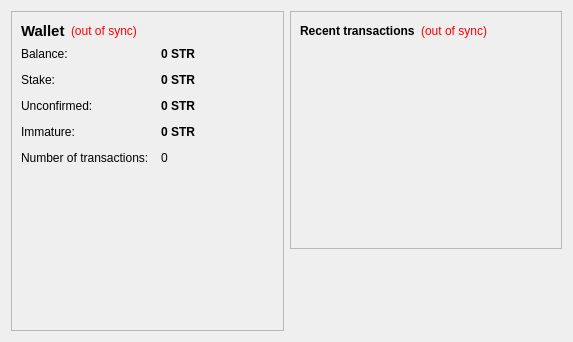
<?xml version="1.0" encoding="UTF-8"?>
<ui version="4.0">
 <class>OverviewPage</class>
 <widget class="QWidget" name="OverviewPage">
  <property name="geometry">
   <rect>
    <x>0</x>
    <y>0</y>
    <width>573</width>
    <height>342</height>
   </rect>
  </property>
  <property name="windowTitle">
   <string>Form</string>
  </property>
  <layout class="QHBoxLayout" name="horizontalLayout" stretch="1,1">
   <item>
    <layout class="QVBoxLayout" name="verticalLayout_2">
     <item>
      <widget class="QFrame" name="frame">
       <property name="frameShape">
        <enum>QFrame::StyledPanel</enum>
       </property>
       <property name="frameShadow">
        <enum>QFrame::Raised</enum>
       </property>
       <layout class="QVBoxLayout" name="verticalLayout_4">
        <item>
         <layout class="QHBoxLayout" name="horizontalLayout_4">
          <item>
           <widget class="QLabel" name="label_5">
            <property name="font">
             <font>
              <pointsize>11</pointsize>
              <weight>75</weight>
              <bold>true</bold>
             </font>
            </property>
            <property name="text">
             <string>Wallet</string>
            </property>
           </widget>
          </item>
          <item>
           <widget class="QLabel" name="labelWalletStatus">
            <property name="toolTip">
             <string>The displayed information may be out of date. Your wallet automatically synchronizes with the CoinConnect network after a connection is established, but this process has not completed yet.</string>
            </property>
            <property name="styleSheet">
             <string notr="true">QLabel { color: red; }</string>
            </property>
            <property name="text">
             <string notr="true">(out of sync)</string>
            </property>
            <property name="alignment">
             <set>Qt::AlignLeading|Qt::AlignLeft|Qt::AlignVCenter</set>
            </property>
           </widget>
          </item>
          <item>
           <spacer name="horizontalSpacer_2">
            <property name="orientation">
             <enum>Qt::Horizontal</enum>
            </property>
            <property name="sizeHint" stdset="0">
             <size>
              <width>40</width>
              <height>20</height>
             </size>
            </property>
           </spacer>
          </item>
         </layout>
        </item>
        <item>
         <layout class="QFormLayout" name="formLayout_2">
          <property name="fieldGrowthPolicy">
           <enum>QFormLayout::AllNonFixedFieldsGrow</enum>
          </property>
          <property name="horizontalSpacing">
           <number>12</number>
          </property>
          <property name="verticalSpacing">
           <number>12</number>
          </property>
          <item row="0" column="0">
           <widget class="QLabel" name="label">
            <property name="text">
             <string>Balance:</string>
            </property>
           </widget>
          </item>
          <item row="0" column="1">
           <widget class="QLabel" name="labelBalance">
            <property name="font">
             <font>
              <weight>75</weight>
              <bold>true</bold>
             </font>
            </property>
            <property name="cursor">
             <cursorShape>IBeamCursor</cursorShape>
            </property>
            <property name="toolTip">
             <string>Your current balance</string>
            </property>
            <property name="text">
             <string notr="true">0 STR</string>
            </property>
            <property name="textInteractionFlags">
             <set>Qt::LinksAccessibleByMouse|Qt::TextSelectableByKeyboard|Qt::TextSelectableByMouse</set>
            </property>
           </widget>
          </item>
          <item row="1" column="0">
           <widget class="QLabel" name="label_6">
            <property name="text">
             <string>Stake:</string>
            </property>
           </widget>
          </item>
          <item row="1" column="1">
           <widget class="QLabel" name="labelStake">
            <property name="font">
             <font>
              <weight>75</weight>
              <bold>true</bold>
             </font>
            </property>
            <property name="cursor">
             <cursorShape>IBeamCursor</cursorShape>
            </property>
            <property name="toolTip">
             <string>Total of coins that was staked, and do not yet count toward the current balance</string>
            </property>
            <property name="text">
             <string notr="true">0 STR</string>
            </property>
            <property name="textInteractionFlags">
             <set>Qt::LinksAccessibleByMouse|Qt::TextSelectableByKeyboard|Qt::TextSelectableByMouse</set>
            </property>
           </widget>
          </item>
          <item row="2" column="0">
           <widget class="QLabel" name="label_3">
            <property name="text">
             <string>Unconfirmed:</string>
            </property>
           </widget>
          </item>
          <item row="2" column="1">
           <widget class="QLabel" name="labelUnconfirmed">
            <property name="font">
             <font>
              <weight>75</weight>
              <bold>true</bold>
             </font>
            </property>
            <property name="cursor">
             <cursorShape>IBeamCursor</cursorShape>
            </property>
            <property name="toolTip">
             <string>Total of transactions that have yet to be confirmed, and do not yet count toward the current balance</string>
            </property>
            <property name="text">
             <string notr="true">0 STR</string>
            </property>
            <property name="textInteractionFlags">
             <set>Qt::LinksAccessibleByMouse|Qt::TextSelectableByKeyboard|Qt::TextSelectableByMouse</set>
            </property>
           </widget>
          </item>
          <item row="3" column="0">
           <widget class="QLabel" name="labelImmatureText">
            <property name="text">
             <string>Immature:</string>
            </property>
           </widget>
          </item>
          <item row="3" column="1">
           <widget class="QLabel" name="labelImmature">
            <property name="font">
             <font>
              <weight>75</weight>
              <bold>true</bold>
             </font>
            </property>
            <property name="toolTip">
             <string>Mined balance that has not yet matured</string>
            </property>
            <property name="text">
             <string notr="true">0 STR</string>
            </property>
            <property name="textInteractionFlags">
             <set>Qt::LinksAccessibleByMouse|Qt::TextSelectableByKeyboard|Qt::TextSelectableByMouse</set>
            </property>
           </widget>
          </item>
          <item row="4" column="0">
           <widget class="QLabel" name="label_2">
            <property name="text">
             <string>Number of transactions:</string>
            </property>
           </widget>
          </item>
          <item row="4" column="1">
           <widget class="QLabel" name="labelNumTransactions">
            <property name="toolTip">
             <string>Total number of transactions in wallet</string>
            </property>
            <property name="text">
             <string notr="true">0</string>
            </property>
           </widget>
          </item>
         </layout>
        </item>
        <item>
         <spacer name="verticalSpacer">
          <property name="orientation">
           <enum>Qt::Vertical</enum>
          </property>
          <property name="sizeHint" stdset="0">
           <size>
            <width>20</width>
            <height>40</height>
           </size>
          </property>
         </spacer>
        </item>
        <item>
         <widget class="QLabel" name="label_7">
          <property name="text">
           <string/>
          </property>
          <property name="pixmap">
           <pixmap resource="../bitcoin.qrc">:/images/walletbg</pixmap>
          </property>
         </widget>
        </item>
       </layout>
      </widget>
     </item>
    </layout>
   </item>
   <item>
    <layout class="QVBoxLayout" name="verticalLayout_3">
     <item>
      <widget class="QFrame" name="frame_2">
       <property name="frameShape">
        <enum>QFrame::StyledPanel</enum>
       </property>
       <property name="frameShadow">
        <enum>QFrame::Raised</enum>
       </property>
       <layout class="QVBoxLayout" name="verticalLayout">
        <item>
         <layout class="QHBoxLayout" name="horizontalLayout_2">
          <item>
           <widget class="QLabel" name="label_4">
            <property name="text">
             <string>&lt;b&gt;Recent transactions&lt;/b&gt;</string>
            </property>
           </widget>
          </item>
          <item>
           <widget class="QLabel" name="labelTransactionsStatus">
            <property name="toolTip">
             <string>The displayed information may be out of date. Your wallet automatically synchronizes with the CoinConnect network after a connection is established, but this process has not completed yet.</string>
            </property>
            <property name="styleSheet">
             <string notr="true">QLabel { color: red; }</string>
            </property>
            <property name="text">
             <string notr="true">(out of sync)</string>
            </property>
            <property name="alignment">
             <set>Qt::AlignRight|Qt::AlignTrailing|Qt::AlignVCenter</set>
            </property>
           </widget>
          </item>
          <item>
           <spacer name="horizontalSpacer">
            <property name="orientation">
             <enum>Qt::Horizontal</enum>
            </property>
            <property name="sizeHint" stdset="0">
             <size>
              <width>40</width>
              <height>20</height>
             </size>
            </property>
           </spacer>
          </item>
         </layout>
        </item>
        <item>
         <widget class="QListView" name="listTransactions">
          <property name="styleSheet">
           <string notr="true">QListView { background: transparent; }</string>
          </property>
          <property name="frameShape">
           <enum>QFrame::NoFrame</enum>
          </property>
          <property name="verticalScrollBarPolicy">
           <enum>Qt::ScrollBarAlwaysOff</enum>
          </property>
          <property name="horizontalScrollBarPolicy">
           <enum>Qt::ScrollBarAlwaysOff</enum>
          </property>
          <property name="selectionMode">
           <enum>QAbstractItemView::NoSelection</enum>
          </property>
         </widget>
        </item>
       </layout>
      </widget>
     </item>
     <item>
      <spacer name="verticalSpacer_2">
       <property name="orientation">
        <enum>Qt::Vertical</enum>
       </property>
       <property name="sizeHint" stdset="0">
        <size>
         <width>20</width>
         <height>40</height>
        </size>
       </property>
      </spacer>
     </item>
    </layout>
   </item>
  </layout>
 </widget>
 <resources>
  <include location="../bitcoin.qrc"/>
 </resources>
 <connections/>
</ui>
